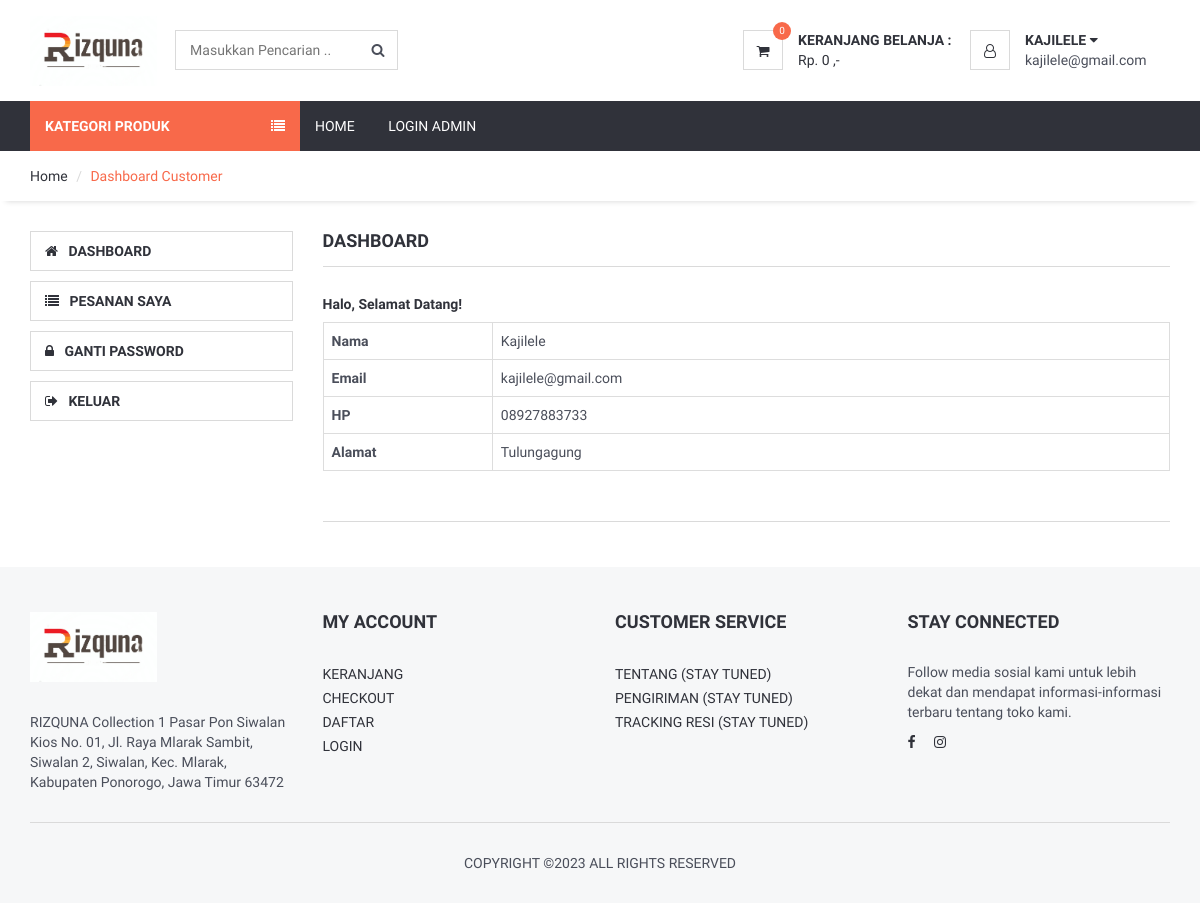
/customer.php (signed in), run on the app's committed database.
### tables this page shows
CREATE TABLE `customer` (
  `customer_id` int(11) NOT NULL,
  `customer_nama` varchar(255) NOT NULL,
  `customer_email` varchar(255) NOT NULL,
  `customer_hp` varchar(20) NOT NULL,
  `customer_alamat` text NOT NULL,
  `customer_password` varchar(255) NOT NULL
);

### customer.php (the view)
<?php include 'header.php'; ?>
<div id="breadcrumb">
	<div class="container">
		<ul class="breadcrumb">
			<li><a href="index.php">Home</a></li>
			<li class="active">Dashboard Customer</li>
		</ul>
	</div>
</div>
<div class="section">
	<div class="container">
		<div class="row">
			<?php
			include 'customer_sidebar.php';
			?>
			<div id="main" class="col-md-9">
				<h4>DASHBOARD</h4>
				<div id="store">
					<div class="row">
						<div class="col-lg-12">
							<h5>Halo, Selamat Datang!</h5>
							<table class="table table-bordered">
								<tbody>
									<?php
									$id = $_SESSION['customer_id'];
									$customer = mysqli_query($koneksi,"select * from customer where customer_id='$id'");
									while($i = mysqli_fetch_array($customer)){
										?>
										<tr>
											<th width="20%">Nama</th>
											<td><?php echo $i['customer_nama'] ?></td>
										</tr>
										<tr>
											<th width="20%">Email</th>
											<td><?php echo $i['customer_email'] ?></td>
										</tr>
										<tr>
											<th>HP</th>
											<td><?php echo $i['customer_hp'] ?></td>
										</tr>
										<tr>
											<th>Alamat</th>
											<td><?php echo $i['customer_alamat'] ?></td>
										</tr>
										<?php
									}
									?>
								</tbody>
							</table>
						</div>
					</div>
				</div>
			</div>
		</div>
	</div>
</div>
<?php include 'footer.php'; ?>

### header.php (shortened to what this page needs)
<!DOCTYPE html>
<html lang="en">
<head>
	<link type="text/css" rel="stylesheet" href="frontend/css/bootstrap.min.css" />
	<link type="text/css" rel="stylesheet" href="frontend/css/slick.css" />
	<link type="text/css" rel="stylesheet" href="frontend/css/slick-theme.css" />
	<link type="text/css" rel="stylesheet" href="frontend/css/nouislider.min.css" />
	<link rel="stylesheet" href="frontend/css/font-awesome.min.css">
	<link type="text/css" rel="stylesheet" href="frontend/css/style.css" />
</head>
<?php
include 'koneksi.php';
?>
<body>
	<header>
		<div id="header">
			<div class="container">
				<div class="pull-left">
					<div class="header-logo">
						<a class="logo" href="#">
							<img src="frontend/img/logo1.PNG" alt="">
						</a>
					</div>
					<div class="header-search">
						<form action="" method="get">
							<input class="input" type="text" name="cari" placeholder="Masukkan Pencarian ..">
							<button class="search-btn"><i class="fa fa-search"></i></button>
						</form>
					</div>
				</div>
				<div class="pull-right">
					<ul class="header-btns">
						<li class="header-cart dropdown default-dropdown">
							<?php
							if(isset($_SESSION['keranjang'])){
								$jumlah_isi_keranjang = count($_SESSION['keranjang']);
							}else{
								$jumlah_isi_keranjang = 0;
							}
							?>
							<a class="dropdown-toggle" data-toggle="dropdown" aria-expanded="true">
								<div class="header-btns-icon">
									<i class="fa fa-shopping-cart"></i>
									<span class="qty"><?php echo $jumlah_isi_keranjang; ?></span>
								</div>
								<strong class="text-uppercase">Keranjang Belanja :</strong>
								<br>
								<?php
								$total = 0;
								?>
								<span><?php echo "Rp. ".number_format($total)." ,-"; ?></span>
							</a>
						</li>
						<?php
						if(isset($_SESSION['customer_status'])){
							$id_customer = $_SESSION['customer_id'];
							$customer = mysqli_query($koneksi,"select * from customer where customer_id='$id_customer'");
							$c = mysqli_fetch_assoc($customer);
							?>
							<li class="header-account dropdown default-dropdown" style="min-width: 200px">
								<div class="dropdown-toggle" role="button" data-toggle="dropdown" aria-expanded="true">
									<div class="header-btns-icon">
										<i class="fa fa-user-o"></i>
									</div>
									<strong class="text-uppercase"><?php echo $c['customer_nama']; ?> <i class="fa fa-caret-down"></i></strong>
								</div>
								<span><?php echo $c['customer_email']; ?></span>
							</li>
							<?php
						}
						?>
					</ul>
				</div>
			</div>
		</div>
	</header>
	<div id="navigation">
		<div class="container">
			<div id="responsive-nav">
				<div class="category-nav show-on-click">
					<span class="category-header">Kategori Produk <i class="fa fa-list"></i></span>
				</div>
				<div class="menu-nav">
					<ul class="menu-list">
						<li><a href="index.php">Home</a></li>
						<li><a href="login.php">Login Admin</a></li>
					</ul>
				</div>
			</div>
		</div>
	</div>

### frontend/css/style.css (style rules this page uses)
body { font-family: 'Hind', sans-serif; color: #4A4E5A; overflow-x: hidden; }
h1, h2, h3, h4, h5, h6 { color: #30323A; margin: 0 0 10px; font-weight: 700; }
a { color: #30323A; -webkit-transition: 0.3s color; transition: 0.3s color; }
strong { color: #30323A; }
ul, ol { margin: 0; padding: 0; list-style: none }
.input { width: 100%; height: 40px; padding: 0px 15px; border: none; background-color: transparent; -webkit-box-shadow: 0px 0px 0px 1px #DADADA inset, 0px 0px 0px 5px transparent; box-shadow: 0px 0px 0px 1px #DADADA inset, 0px 0px 0px 5px transparent; -webkit-transition: 0.3s all; transition: 0.3s all; }
.section { padding-top: 30px; padding-bottom: 30px; }
#breadcrumb { -webkit-box-shadow: 0px 6px 6px -6px rgba(0, 0, 0, 0.175); box-shadow: 0px 6px 6px -6px rgba(0, 0, 0, 0.175); }
.breadcrumb { background-color: transparent; border: none; border-radius: 0px; padding: 15px 0px; margin: 0; }
.breadcrumb>.active { color: #F8694A; }
.breadcrumb>li+li:before { color: #DADADA; }
#header { padding-top: 15px; padding-bottom: 15px; }
.header-logo { display: inline-block; margin-right: 15px; }
.header-logo .logo>img { width: 100%; max-height: 70px; }
.header-search { display: inline-block; padding: 15px 0px; max-width: 400px; }
.header-search>form { position: relative; }
.header-search>form .search-btn { position: absolute; top: 0px; right: 0px; width: 40px; height: 40px; background-color: transparent; border: none; }
.header-btns>li { display: inline-block; vertical-align: top; padding: 15px 0px; }
.header-btns>li+li { margin-left: 15px; }
.header-btns>li .header-btns-icon { position: relative; float: left; margin-right: 15px; width: 40px; height: 40px; line-height: 40px; text-align: center; color: #30323A; background-color: #FFF; border: 1px solid #DADADA; }
.header-btns .dropdown-toggle { display: block; cursor: pointer; }
.header-cart .header-btns-icon .qty { position: absolute; right: -9px; top: -9px; width: 18px; height: 18px; line-height: 18px; text-align: center; font-size: 10px; background: #F8694A; color: #FFF; border-radius: 50%; }
#navigation { background-color: #30323A; }
#navigation .container { position: relative; }
.category-nav { float: left; width: 270px; }
.category-nav .category-header { padding: 15px; display: block; text-transform: uppercase; background: #F8694A; color: #FFF; font-weight: 700; }
.category-nav .category-header>i { float: right; line-height: 20px; }
.menu-nav .menu-list>li { display: inline-block; }
.menu-nav .menu-list>li>a { display: block; padding: 15px; color: #FFF; text-transform: uppercase; }
#store { margin-top: 15px; padding-top: 30px; border-top: 1px solid #DADADA; margin-bottom: 15px; padding-bottom: 30px; border-bottom: 1px solid #DADADA; }

### data on the page
customer: customer_nama "KAJILELE", customer_email "kajilele@gmail.com", customer_nama "Kajilele", customer_hp "08927883733", customer_alamat "Tulungagung"

### other printed values
$jumlah_isi_keranjang "0"
$total "0"
